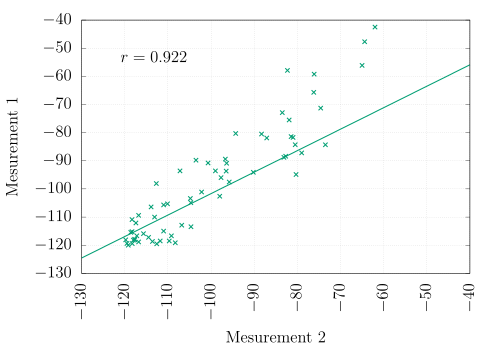

Reproduce this figure in gnuplot.
#set terminal pngcairo  transparent enhanced font "arial,10" size 500, 350 
#set terminal postscript eps enhanced color "NimbusSanL-Regu" fontfile "/usr/share/texmf-texlive/fonts/type1/urw/helvetic/uhvr8a.pfb" 22
#set output 'BandWidth2013.eps'

set nokey
set ylabel "Mesurement $1$"
set xlabel "Mesurement $2$"
set datafile separator ';'
set datafile missing '-'
set grid xtics ytics

#set format y "%1.2f";
set xtics scale 0 nomirror rotate
set xrange [ -130:-40 ] reverse
set yrange [ -130:-40 ] reverse
stats "datos.csv" using 2:1 name "B"
set label 1 sprintf("$r = %4.3f$",B_correlation)  at graph 0.1, graph 0.85
line_fit2(x)=B_slope*(x)+B_intercept

plot 'datos.csv' using 1:2 with points notitle ls 2 lw 3, \
line_fit2(x) title 'Linear Fit' ls 2 lw 3
